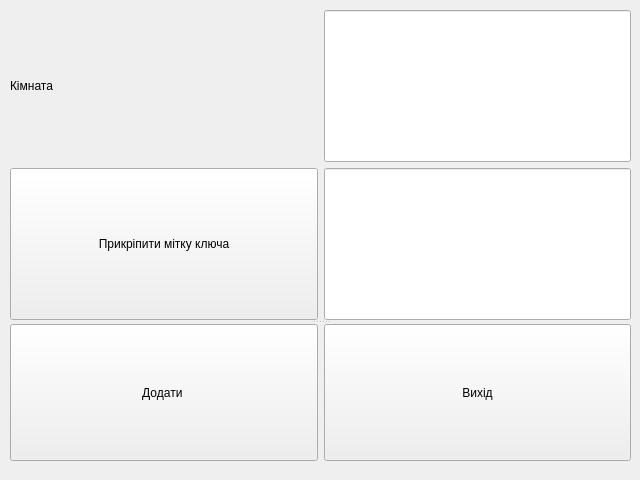
<?xml version="1.0" encoding="UTF-8"?>
<ui version="4.0">
 <class>AddUserWindow</class>
 <widget class="QMainWindow" name="AddUserWindow">
  <property name="geometry">
   <rect>
    <x>0</x>
    <y>0</y>
    <width>640</width>
    <height>480</height>
   </rect>
  </property>
  <property name="windowTitle">
   <string>MainWindow</string>
  </property>
  <widget class="QWidget" name="add_user_widget">
   <widget class="QSplitter" name="splitter">
    <property name="geometry">
     <rect>
      <x>10</x>
      <y>10</y>
      <width>621</width>
      <height>451</height>
     </rect>
    </property>
    <property name="orientation">
     <enum>Qt::Vertical</enum>
    </property>
    <widget class="QWidget" name="">
     <layout class="QGridLayout" name="gridLayout">
      <item row="1" column="1">
       <widget class="QLineEdit" name="rfid_chip">
        <property name="sizePolicy">
         <sizepolicy hsizetype="Minimum" vsizetype="Minimum">
          <horstretch>0</horstretch>
          <verstretch>0</verstretch>
         </sizepolicy>
        </property>
        <property name="styleSheet">
         <string notr="true">font: 75 20pt &quot;DejaVu Sans Mono for Powerline&quot;;</string>
        </property>
       </widget>
      </item>
      <item row="1" column="0">
       <widget class="QPushButton" name="add_rfid_chip">
        <property name="sizePolicy">
         <sizepolicy hsizetype="Minimum" vsizetype="Minimum">
          <horstretch>0</horstretch>
          <verstretch>0</verstretch>
         </sizepolicy>
        </property>
        <property name="styleSheet">
         <string notr="true">font: 75 20pt &quot;DejaVu Sans Mono for Powerline&quot;;</string>
        </property>
        <property name="text">
         <string>Прикріпити мітку ключа</string>
        </property>
       </widget>
      </item>
      <item row="0" column="1">
       <widget class="QLineEdit" name="room">
        <property name="sizePolicy">
         <sizepolicy hsizetype="Minimum" vsizetype="Minimum">
          <horstretch>0</horstretch>
          <verstretch>0</verstretch>
         </sizepolicy>
        </property>
        <property name="styleSheet">
         <string notr="true">font: 75 20pt &quot;DejaVu Sans Mono for Powerline&quot;;</string>
        </property>
       </widget>
      </item>
      <item row="0" column="0">
       <widget class="QLabel" name="room_label">
        <property name="sizePolicy">
         <sizepolicy hsizetype="Minimum" vsizetype="Minimum">
          <horstretch>0</horstretch>
          <verstretch>0</verstretch>
         </sizepolicy>
        </property>
        <property name="styleSheet">
         <string notr="true">font: 75 20pt &quot;DejaVu Sans Mono for Powerline&quot;;</string>
        </property>
        <property name="text">
         <string>Кімната</string>
        </property>
       </widget>
      </item>
     </layout>
    </widget>
    <widget class="QWidget" name="">
     <layout class="QHBoxLayout" name="horizontalLayout">
      <item>
       <widget class="QPushButton" name="add_new_key">
        <property name="sizePolicy">
         <sizepolicy hsizetype="Minimum" vsizetype="Minimum">
          <horstretch>0</horstretch>
          <verstretch>0</verstretch>
         </sizepolicy>
        </property>
        <property name="styleSheet">
         <string notr="true">font: 75 20pt &quot;DejaVu Sans Mono for Powerline&quot;;</string>
        </property>
        <property name="text">
         <string>Додати </string>
        </property>
       </widget>
      </item>
      <item>
       <widget class="QPushButton" name="exit_to_main">
        <property name="sizePolicy">
         <sizepolicy hsizetype="Minimum" vsizetype="Minimum">
          <horstretch>0</horstretch>
          <verstretch>0</verstretch>
         </sizepolicy>
        </property>
        <property name="styleSheet">
         <string notr="true">font: 75 20pt &quot;DejaVu Sans Mono for Powerline&quot;;</string>
        </property>
        <property name="text">
         <string>Вихід</string>
        </property>
       </widget>
      </item>
     </layout>
    </widget>
   </widget>
  </widget>
 </widget>
 <resources/>
 <connections/>
</ui>
